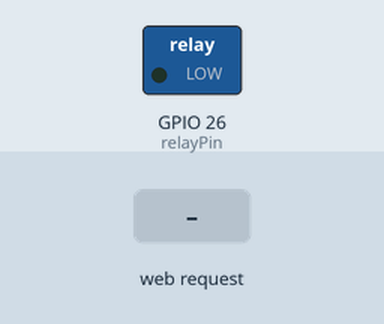
This sketch was run on a simulated ESP32. On the bench: switched loads named in the sketch (green lamp = pin HIGH). The test bench sets the inputs (shaded band). WiFi joins after 1.5 s; servers stay silent unless stated; what the sketch prints to the serial monitor is not drawn.

Above: at 2.7 s.
2.8 s: HTTP request GET /manual?state=ON received
At 4.0 s:
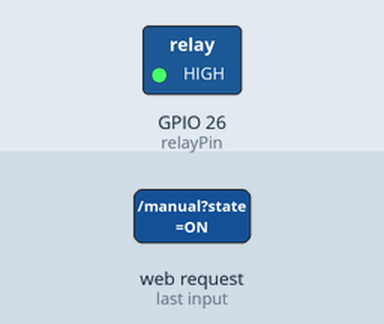
4.3 s: HTTP request GET /manual?state=true received
At 5.2 s:
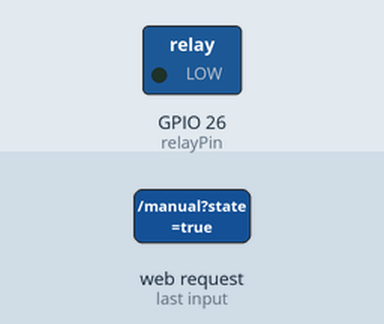
5.8 s: HTTP request GET /startTimer?state=120&seg=120&active=120 received
At 6.4 s:
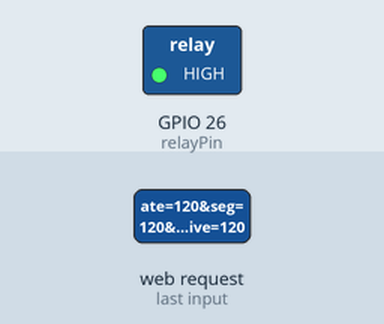
Timing chart, 0 to 8.8 s (numbered marks = the images above; inputs shaded):
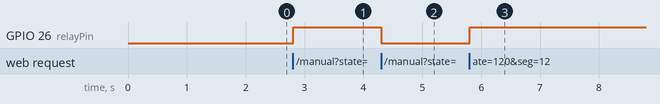

Measured:
- after the input at 2.8 s, GPIO 26 (relayPin): LOW → HIGH at once
- after the input at 4.3 s, GPIO 26 (relayPin): HIGH → LOW at once
- after the input at 5.8 s, GPIO 26 (relayPin): LOW → HIGH at once

The sketch:

riego.ino
```cpp
#include <WiFi.h>
#include <ESPAsyncWebServer.h>

const char* ssid = "Familia_Bravo";
const char* password = "0151273042B";
const int relayPin = 26;
const int sensorPin = 34;

unsigned long tiempoApagado = 0;
bool timerActivo = false;
bool modoAutomatico = false;
int umbralHumedad = 30;

AsyncWebServer server(80);

void setup(){
  Serial.begin(115200);
  pinMode(relayPin, OUTPUT);

  // Si antes en HIGH estaba abierto, ahora iniciamos en LOW
  digitalWrite(relayPin, LOW);

  WiFi.begin(ssid, password);
  while (WiFi.status() != WL_CONNECTED) { delay(500); Serial.print("."); }

  DefaultHeaders::Instance().addHeader("Access-Control-Allow-Origin", "*");

  // --- API STATUS ---
  server.on("/status", HTTP_GET, [](AsyncWebServerRequest *request){
    int raw = analogRead(sensorPin);
    int hum = map(raw, 4095, 1500, 0, 100);
    if(hum < 0) hum = 0; if(hum > 100) hum = 100;

    // Mantenemos el envío del estado del pin tal cual
    bool valveState = (digitalRead(relayPin) == HIGH);

    String json = "{\"humidity\":" + String(hum) +
              ",\"valve\":" + String(valveState ? "true" : "false") +
              ",\"timerActive\":" + String(timerActivo ? "true" : "false") +
              ",\"autoMode\":" + String(modoAutomatico ? "true" : "false") + "}";
    request->send(200, "application/json", json);
  });

  // --- MANUAL ---
  server.on("/manual", HTTP_GET, [](AsyncWebServerRequest *request){
    if(request->hasParam("state")){
      String state = request->getParam("state")->value();
      timerActivo = false;

      digitalWrite(relayPin, (state == "ON") ? HIGH : LOW);
      request->send(200, "application/json", "{\"status\":\"ok\"}");
    }
  });

  // --- TIMER ---
  server.on("/startTimer", HTTP_GET, [](AsyncWebServerRequest *request){
    if(request->hasParam("seg")){
      int s = request->getParam("seg")->value().toInt();
      timerActivo = true;
      tiempoApagado = millis() + (s * 1000);

      digitalWrite(relayPin, HIGH);
      request->send(200, "application/json", "{\"status\":\"timer_started\"}");
    }
  });

  server.on("/setAuto", HTTP_GET, [](AsyncWebServerRequest *request){
  if(request->hasParam("active")){
    String val = request->getParam("active")->value();
    modoAutomatico = (val == "true");
    request->send(200, "application/json", "{\"status\":\"ok\"}");
  }
});
  Serial.println("");
  Serial.println("¡Conectado exitosamente!");
  Serial.print("IP asignada por el router: ");
  Serial.println(WiFi.localIP()); // Esta es la IP que pondrás en tu túnel de Cloudflare
  Serial.print("Señal (RSSI): ");
  Serial.print(WiFi.RSSI());
  Serial.println(" dBm");

  server.begin();
}

void loop(){
  // Timer
  if(timerActivo && millis() >= tiempoApagado){
    digitalWrite(relayPin, LOW);
    timerActivo = false;
  }

  if(modoAutomatico && !timerActivo){
    int raw = analogRead(sensorPin);
    int hum = map(raw, 3260, 1230, 0, 100);
    if(hum < 0) hum = 0; if(hum > 100) hum = 100;

    if(hum < umbralHumedad){
      digitalWrite(relayPin, HIGH); // Abre válvula
    } else {
      digitalWrite(relayPin, LOW);  // Cierra válvula
    }
  }
}
```
